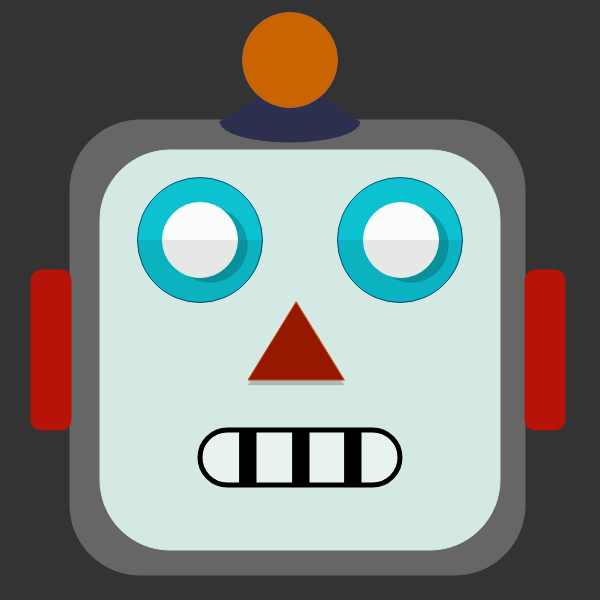
Frame 1 (no input)
Frame 60 (no input): identical to frame 1, image omitted
Frame 120 (the mouse pressed at the canvas centre since frame 60): identical to frame 1, image omitted

The p5.js sketch that drew this single still picture (run headless with seeded random() and noise() and a simulated clock; from frame 60 on, the mouse is pressed at the canvas centre):

// p5.js sketch
// ── sketch.js
function setup() {
  createCanvas(600, 600);
}

function draw() {
  background(51);
  
  drawHead()
  drawEye()
  drawNose()
  drawMouth()
  drawEar()
  drawAntena()
}

function drawAntena() {
  // draw the base
  fill('#2C304E')
  stroke('#2C304E');
  strokeWeight(1);
  quad(270, 90, 310, 90, 360, 122, 220, 122);
  arc(290, 122, 140, 40, 0, PI);
  
  // draw the circle
  fill('#C96400')
  stroke('#B36734');
  strokeWeight(1);
  circle(290, 60,95);
}


function drawHead() {
  // draw the outer head
  fill('#676667')
  stroke('#676667');
  strokeWeight(1);
  rect(70, 120, 455, 455, 70);
  
  // draw the inner head
  fill('#D4E8E4')
  stroke('#D4E8E4');
  strokeWeight(1);
  rect(100, 150, 400, 400,70);
}

function drawEye() {
  // draw the left eye outer circle
  fill('#0CC2D0')
  stroke('#084E79');
  strokeWeight(1);
  circle(200, 240, 125);
  
  // draw the right eye outer circle
  fill('#0CC2D0')
  stroke('#084E79');
  strokeWeight(1);
  circle(400, 240, 125);
  
  // draw the left eye shadow circle
  fill(0,0,0,50)
  stroke(0,0,0,10);
  strokeWeight(1);
  circle(210, 245, 75);
  
  // draw the right eye shadow circle
  fill(0,0,0,50)
  stroke(0,0,0,10);
  strokeWeight(1);
  circle(411, 245, 75);
  
  // draw the left eye outer circle
  fill('#F9FCFA')
  stroke('#F9FCFA');
  strokeWeight(1);
  circle(200, 240, 75);
  
  // draw the right eye inner circle
  fill('#F9FCFA')
  stroke('#F9FCFA');
  strokeWeight(1);
  circle(401, 240, 75);
  
  // draw the left eye shadow
  fill(0,0,0,20)
  stroke(0,0,0,10);
  arc(200, 240, 125, 125, 0, PI, OPEN);
  
  // draw the right eye shadow
  fill(0,0,0,20)
  stroke(0,0,0,10);
  arc(400, 240, 125, 125, 0, PI, OPEN);
}

function drawEar() {
  // draw the left ear 
  fill('#B71309')
  stroke('#B71309');
  strokeWeight(1);
  rect(31, 270, 40, 160,10);
  
  // draw the right ear 
  fill('#B71309')
  stroke('#B71309');
  strokeWeight(1);
  rect(525, 270, 40, 160,10);
}

function drawNose() {
  // draw the nose shadow 
  fill(0,0,0,50)
  stroke(0,0,0,10);
  strokeWeight(1);
  triangle(296, 305, 248, 385, 344, 385);
  
  // draw the nose
  fill('#941900')
  stroke('#C44B12');
  strokeWeight(1);
  triangle(296, 302, 248, 380, 344, 380);
}

function drawMouth() {
  // draw the lips
  fill('#E8F3F0')
  stroke(0);
  strokeWeight(5);
  rect(200, 430, 200, 55, 40);
  
  // draw left teeth
  fill(0)
  stroke(0);
  strokeWeight(1);
  rect(240, 430, 16, 55);
  
  // draw middle teeth
  fill(0)
  stroke(0);
  strokeWeight(1);
  rect(293, 430, 16, 55);
  
  // draw right teeth
  fill(0)
  stroke(0);
  strokeWeight(1);
  rect(345, 430, 16, 55);
}
